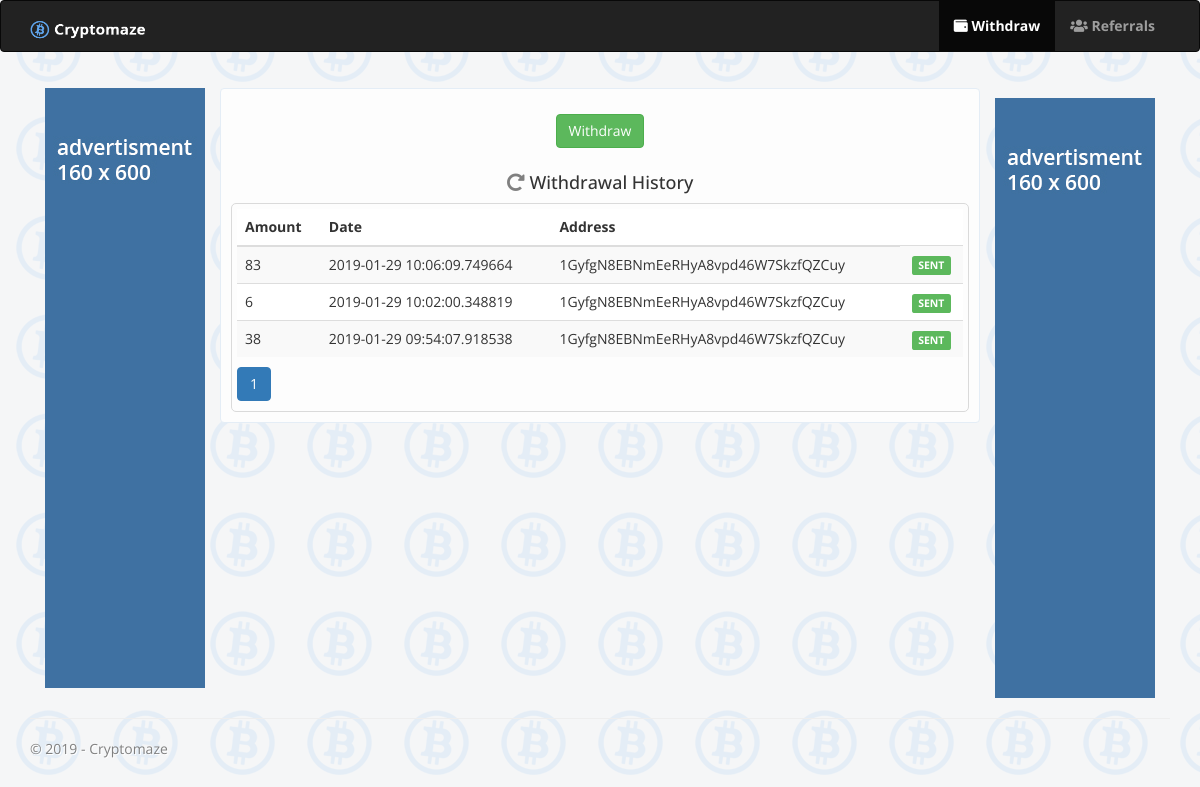
/withdrawals (signed in), run on the app's committed database.
### cryptomaze/models.py (models this page shows, shortened)
class Withdraw(db.Model):
    id = db.Column(db.Integer, primary_key=True)
    amount = db.Column(db.Integer, nullable=False)
    bitcoin_address = db.Column(db.String(120), nullable=False)
    withdraw_date = db.Column(db.DateTime, nullable=False)
    status = db.Column(db.Boolean, nullable=False, default=1)
    user_id = db.Column(db.Integer, db.ForeignKey('user.id'), nullable=False)

### cryptomaze/routes.py (the view, shortened to what this page needs)
@app.route('/withdrawals', methods=['GET', 'POST'])
@login_required
def withdrawals():
    js_scripts = ['sweetalert2.min.js', 'withdrawal-pg.js']
    withdrawform = WithdrawForm()
    btc_balance = current_user.btc_balance
    user_withdrawals = Withdraw.query.filter_by(user_id=current_user.id).order_by(desc(Withdraw.withdraw_date))
    if user_withdrawals:
        page = request.args.get('item', 1, type=int)
        user_withdrawals = user_withdrawals.paginate(page, per_page=10).items
        iter_pages = Withdraw.query.paginate(page, per_page=10).iter_pages(
            left_edge=1, right_edge=1, left_current=1, right_current=2)
        for row in user_withdrawals:
            if not row.status == 1:
                if calc_time(row.withdraw_date) >= settings.sending_time:
                    row.status = 1
                    db.session.commit()
    else:
        iter_pages = None
        page = None
    return render_template('withdrawals.html', title='Withdrawals',  faucet_name=settings.faucet_name, withdrawform=withdrawform, btc_balance=btc_balance, user_withdrawals=user_withdrawals, iter_pages=iter_pages, page=page, js_scripts=js_scripts)

### cryptomaze/forms.py
class WithdrawForm(FlaskForm):
    submit_withdraw = SubmitField('Withdraw')
    recaptcha = RecaptchaField(
        validators=[Recaptcha('Please solve recaptcha again.')])

### cryptomaze/models.py (called while the page is built)
@login_manager.user_loader
def load_user(user_id):
    return User.query.get(int(user_id))

### cryptomaze/templates/withdrawals.html (shortened to what this page needs)
{% extends 'layout.html' %}
{% block content %}
<div class="col-md-8 content">
    <div class="row">
        <div class="col">
            <form method="POST" action="">
                <div class="form-group row">
                    {{ withdrawform.submit_withdraw(class="btn btn-success") }}
                </div>
            </form>
        </div>
    </div>
    {% if user_withdrawals %}
    <h4><span class="fas fa-redo-alt" style="color: rgb(128, 128, 128)"></span> Withdrawal History</h4>
    <div class="row history-area">
        <div class="col history-table">
            <table class="table table-striped" style="background-color: white;">
                <thead>
                    <tr>
                        <th>Amount</th>
                        <th>Date</th>
                        <th>Address</th>
                    </tr>
                </thead>
                <tbody>
                    {% for withdrawal in user_withdrawals %}
                    <tr>
                        <td align="left">{{ withdrawal.amount }}</td>
                        <td align="left">{{ withdrawal.withdraw_date }}</td>
                        <td align="left">{{ withdrawal.bitcoin_address }}</td>
                        <td>{% if withdrawal.status %}<span class="label label-success">SENT</span></td>{% else %}<span
                            class="label label-default">PENDING</span></td>{% endif %}
                    </tr>
                    {% endfor %}
                </tbody>
            </table>
        </div>
        <div class="col">
            <nav style="text-align:left; margin: 0px 0px -20px 0px;">
                <ul class="pagination">
                    {% for page_num in iter_pages %}
                    {% if page_num %}
                    {% if page == page_num %}
                    <li class="page-item active"><a class="page-link" href="{{ url_for('withdrawals', item=page_num) }}">{{
                            page_num }}</a></li>
                    {% else %}
                    <li class="page-item"><a class="page-link" href="{{ url_for('withdrawals', item=page_num) }}">{{
                            page_num }}</a></li>
                    {% endif %}
                    {% else %}
                    <li class="page-item disabled"><a class="page-link" href="#"> ... </a></li>
                    {% endif %}
                    {% endfor %}
                </ul>
            </nav>
        </div>
    </div>
    {% endif %}
</div>
{% endblock content %}

### cryptomaze/static/style.css (style rules this page uses)
body { background-image: url("img/bg-img.png"); font-family: 'Open Sans', sans-serif !important; }
ul { list-style-type: none; }
.content { background: #fdfdfd; border: solid 1px #e4edf6; border-radius: 4px; text-align: center; margin-right: auto; margin-left: auto; padding: 10px; }
.history-area { padding: 5px 5px 5px; margin: 0px 0px 0px 0px; border: 1px solid #dadada; border-radius: 5px; }
.history-table { margin: 0px 0px -30px 0px; }

### data on the page
Withdraw: amount "83", withdraw_date "2019-01-29 10:06:09.749664", bitcoin_address "1GyfgN8EBNmEeRHyA8vpd46W7SkzfQZCuy", status "SENT"
Withdraw: amount "6", withdraw_date "2019-01-29 10:02:00.348819", bitcoin_address "1GyfgN8EBNmEeRHyA8vpd46W7SkzfQZCuy", status "SENT"
Withdraw: amount "38", withdraw_date "2019-01-29 09:54:07.918538", bitcoin_address "1GyfgN8EBNmEeRHyA8vpd46W7SkzfQZCuy", status "SENT"

### other printed values
{{ page_num }} "1"
{{ faucet_name }} "Cryptomaze"
